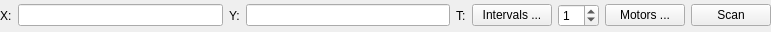
<?xml version="1.0" encoding="UTF-8"?>
<ui version="4.0">
 <class>MeshToolForm</class>
 <widget class="QWidget" name="MeshToolForm">
  <property name="geometry">
   <rect>
    <x>0</x>
    <y>0</y>
    <width>771</width>
    <height>32</height>
   </rect>
  </property>
  <property name="windowTitle">
   <string>Form</string>
  </property>
  <layout class="QGridLayout" name="gridLayout">
   <property name="margin">
    <number>0</number>
   </property>
   <item row="0" column="0">
    <layout class="QHBoxLayout" name="horizontalLayout">
     <item>
      <widget class="QLabel" name="xLabel">
       <property name="toolTip">
        <string>x-motor position</string>
       </property>
       <property name="text">
        <string>X:</string>
       </property>
       <property name="buddy">
        <cstring>xcurLineEdit</cstring>
       </property>
      </widget>
     </item>
     <item>
      <widget class="QLineEdit" name="xcurLineEdit">
       <property name="toolTip">
        <string>&lt;html&gt;&lt;head/&gt;&lt;body&gt;&lt;p&gt;current x-motor position&lt;/p&gt;&lt;/body&gt;&lt;/html&gt;</string>
       </property>
       <property name="readOnly">
        <bool>true</bool>
       </property>
      </widget>
     </item>
     <item>
      <widget class="QLabel" name="yLabel">
       <property name="toolTip">
        <string>y-motor position</string>
       </property>
       <property name="text">
        <string>Y:</string>
       </property>
       <property name="buddy">
        <cstring>ycurLineEdit</cstring>
       </property>
      </widget>
     </item>
     <item>
      <widget class="QLineEdit" name="ycurLineEdit">
       <property name="toolTip">
        <string>&lt;html&gt;&lt;head/&gt;&lt;body&gt;&lt;p&gt;current y-motor position&lt;/p&gt;&lt;/body&gt;&lt;/html&gt;</string>
       </property>
       <property name="readOnly">
        <bool>true</bool>
       </property>
      </widget>
     </item>
     <item>
      <widget class="QLabel" name="timeLabel">
       <property name="text">
        <string>T:</string>
       </property>
      </widget>
     </item>
     <item>
      <widget class="QPushButton" name="intervalsPushButton">
       <property name="toolTip">
        <string>&lt;html&gt;&lt;head/&gt;&lt;body&gt;&lt;p&gt;set a number of intervals and integration time&lt;/p&gt;&lt;/body&gt;&lt;/html&gt;</string>
       </property>
       <property name="text">
        <string>Intervals ...</string>
       </property>
      </widget>
     </item>
     <item>
      <widget class="QSpinBox" name="roiSpinBox">
       <property name="toolTip">
        <string>number of ROIs to add, -1 means remove ROI aliases from sardana</string>
       </property>
       <property name="minimum">
        <number>-1</number>
       </property>
       <property name="value">
        <number>1</number>
       </property>
      </widget>
     </item>
     <item>
      <widget class="QPushButton" name="takePushButton">
       <property name="toolTip">
        <string>select x- and y-motor</string>
       </property>
       <property name="text">
        <string>Motors ...</string>
       </property>
      </widget>
     </item>
     <item>
      <widget class="QPushButton" name="scanPushButton">
       <property name="toolTip">
        <string>&lt;html&gt;&lt;head/&gt;&lt;body&gt;&lt;p&gt;perform a mesh scan over the ROI region&lt;/p&gt;&lt;/body&gt;&lt;/html&gt;</string>
       </property>
       <property name="text">
        <string>Scan</string>
       </property>
      </widget>
     </item>
    </layout>
   </item>
  </layout>
 </widget>
 <tabstops>
  <tabstop>xcurLineEdit</tabstop>
  <tabstop>ycurLineEdit</tabstop>
  <tabstop>intervalsPushButton</tabstop>
  <tabstop>roiSpinBox</tabstop>
  <tabstop>takePushButton</tabstop>
  <tabstop>scanPushButton</tabstop>
 </tabstops>
 <resources/>
 <connections/>
</ui>
